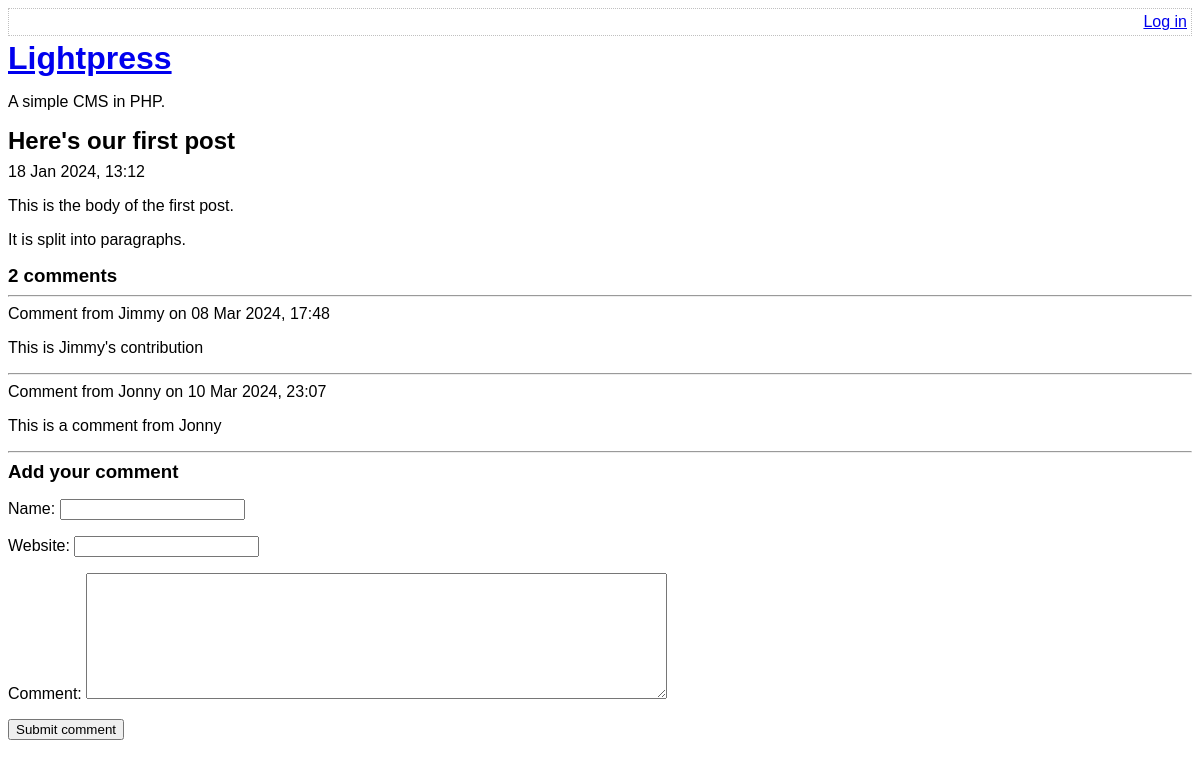
The app's page /view-post.php?post_id=1, older data.
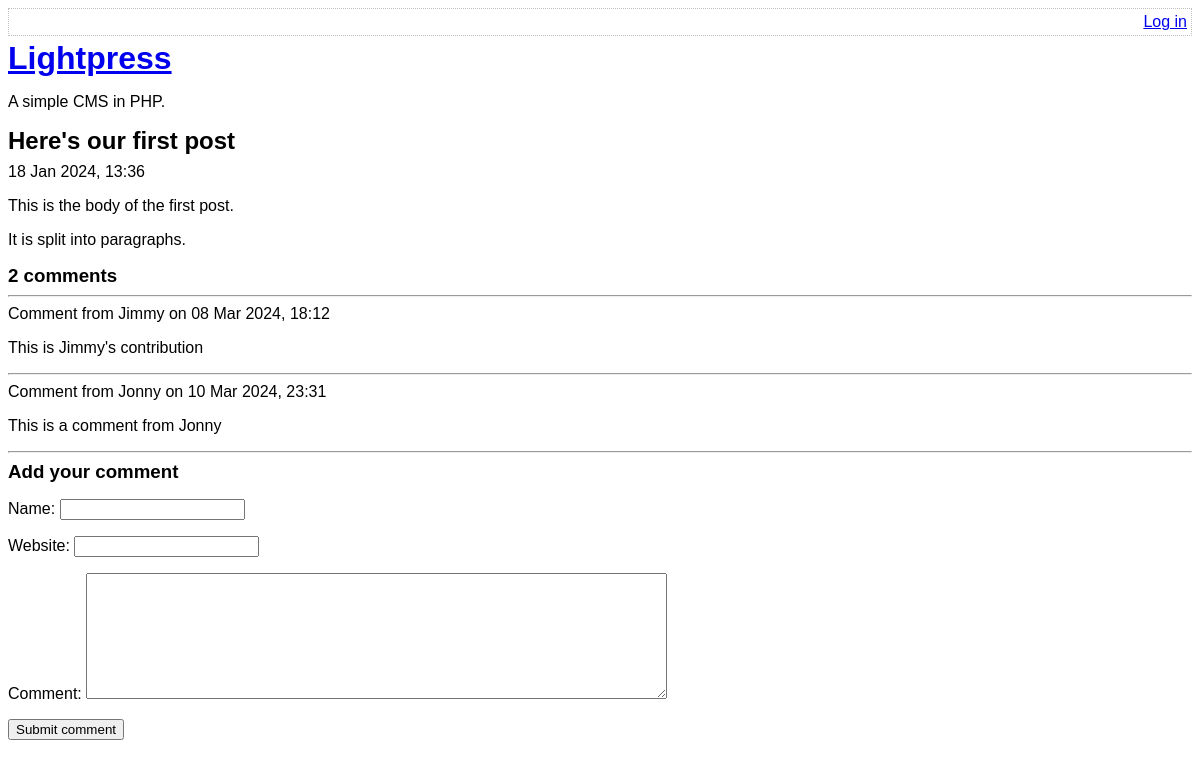
The same page, newer data.
### tables this page shows
CREATE TABLE post (
    id INTEGER PRIMARY KEY AUTOINCREMENT NOT NULL,
    title VARCHAR NOT NULL,
    body VARCHAR NOT NULL,
    user_id INTEGER NOT NULL,
    created_at VARCHAR NOT NULL,
    updated_at VARCHAR
);

CREATE TABLE comment (
    id INTEGER PRIMARY KEY AUTOINCREMENT NOT NULL,
    post_id INTEGER NOT NULL,
    created_at VARCHAR NOT NULL,
    name VARCHAR NOT NULL,
    website VARCHAR,
    text VARCHAR NOT NULL
);

### lib/view-post.php (called while the page is built, shortened)
<?php
function getPostRow(PDO $pdo, $postId)
{
    $stmt = $pdo->prepare(
        'SELECT
            title, created_at, body
        FROM
            post
        WHERE
            id = :id'
    );
    $result = $stmt->execute(
        array('id' => $postId, )
    );
    $row = $stmt->fetch(PDO::FETCH_ASSOC);
    return $row;
    }

### view-post.php (the view, shortened to what this page needs)
<?php
require_once 'lib/common.php';
require_once 'lib/view-post.php';
if (isset($_GET['post_id']))
{
    $postId = $_GET['post_id'];
}
else
{
    $postId = 0;
}
$pdo = getPDO();
$row = getPostRow($pdo, $postId);
?>
<!DOCTYPE html>
<html>
    <head>
        <?php require 'templates/head.php' ?>
    </head>
    <body>
        <?php require 'templates/title.php' ?>
        <h2>
            <?php echo htmlEscape($row['title']) ?>
        </h2>
        <div>
            <?php echo convertSqlDate($row['created_at']) ?>
        </div>
        <?php echo convertNewlinesToParagraphs($row['body']) ?>
        <h3><?php echo countCommentsForPost($postId) ?> comments</h3>
        <?php foreach (getCommentsForPost($postId) as $comment): ?>
            <hr />
            <div class="comment">
                <div class="comment-meta">
                    Comment from
                    <?php echo htmlEscape($comment['name']) ?>
                    on
                    <?php echo convertSqlDate($comment['created_at']) ?>
                </div>
                <div class="comment-body">
                    <?php echo convertNewlinesToParagraphs($comment['text']) ?>
                </div>
            </div>
        <?php endforeach ?>
        <?php require 'templates/comment-form.php' ?>
    </body>
</html>

### lib/common.php (shortened to what this page needs)
<?php
function getRootPath()
{
    return realpath(__DIR__ . '/..');
}
function getDatabasePath()
{
    return getRootPath() . '/data/data.sqlite';
}
function getDsn()
{
    return 'sqlite:' . getDatabasePath();
}
function getPDO()
{
    return new PDO(getDsn());
}
function htmlEscape($html)
{
    return htmlspecialchars($html, ENT_HTML5, 'UTF-8');
}
function convertSqlDate($sqlDate)
{
    $date = DateTime::createFromFormat('Y-m-d H:i:s', $sqlDate);
    return $date->format('d M Y, H:i');
}
function convertNewlinesToParagraphs($text)
{
    $escaped = htmlEscape($text);
    return '<p>' . str_replace("\n", "</p><p>", $escaped) . '</p>';
}
function countCommentsForPost($postId)
{
    $pdo = getPDO();
    $sql = "
        SELECT
            COUNT(*) c
        FROM
            comment
        WHERE
            post_id = :post_id
    ";
    $stmt = $pdo->prepare($sql);
    $stmt->execute(
        array('post_id' => $postId, )
    );
    return (int) $stmt->fetchColumn();
}
function getCommentsForPost($postId)
{
    $pdo = getPDO();
    $sql = "
        SELECT
            id, name, text, created_at, website
        FROM
            comment
        WHERE
            post_id = :post_id
    ";
    $stmt = $pdo->prepare($sql);
    $stmt->execute(
        array('post_id' => $postId, )
    );
    return $stmt->fetchAll(PDO::FETCH_ASSOC);
}

Row changes from the older to the newer data that the page shows:
changed post "Here's our first post": created_at "18 Jan 2024, 13:12" → "18 Jan 2024, 13:36"
changed comment "Jimmy": created_at "08 Mar 2024, 17:48" → "08 Mar 2024, 18:12"
changed comment "Jonny": created_at "10 Mar 2024, 23:07" → "10 Mar 2024, 23:31"
